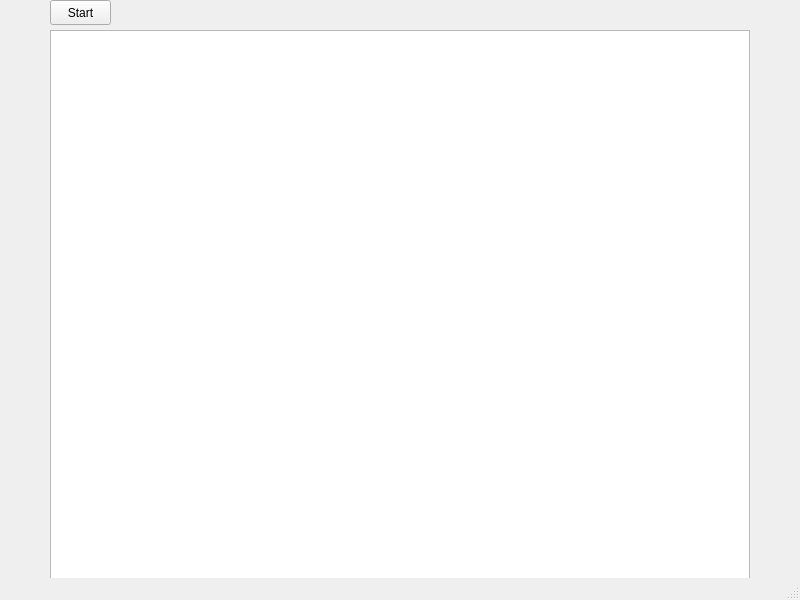
<?xml version="1.0" encoding="UTF-8"?>
<ui version="4.0">
 <class>TableroNiveles</class>
 <widget class="QMainWindow" name="TableroNiveles">
  <property name="geometry">
   <rect>
    <x>0</x>
    <y>0</y>
    <width>800</width>
    <height>600</height>
   </rect>
  </property>
  <property name="windowTitle">
   <string>TableroNiveles</string>
  </property>
  <widget class="QWidget" name="centralwidget">
   <widget class="QGraphicsView" name="graphicsView">
    <property name="geometry">
     <rect>
      <x>50</x>
      <y>30</y>
      <width>700</width>
      <height>700</height>
     </rect>
    </property>
    <property name="minimumSize">
     <size>
      <width>700</width>
      <height>700</height>
     </size>
    </property>
   </widget>
   <widget class="QPushButton" name="pushButtonStart">
    <property name="geometry">
     <rect>
      <x>50</x>
      <y>0</y>
      <width>61</width>
      <height>25</height>
     </rect>
    </property>
    <property name="text">
     <string>Start</string>
    </property>
   </widget>
  </widget>
  <widget class="QMenuBar" name="menubar">
   <property name="geometry">
    <rect>
     <x>0</x>
     <y>0</y>
     <width>800</width>
     <height>22</height>
    </rect>
   </property>
  </widget>
  <widget class="QStatusBar" name="statusbar"/>
 </widget>
 <resources/>
 <connections/>
</ui>
